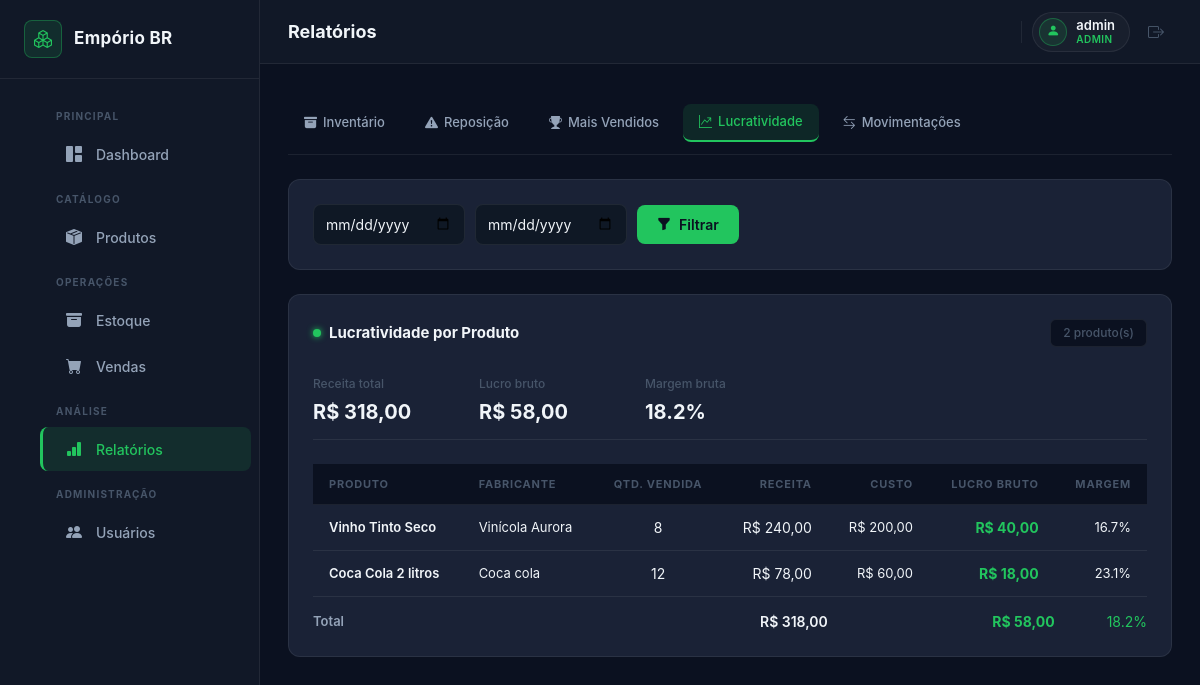
Screenshot of /relatorios/lucro (signed in) with the database file from the repository.
### app/models/models.py (models this page shows, shortened)
class Usuario(UserMixin, db.Model):
    __tablename__ = 'usuarios'
    id = db.Column(db.Integer, primary_key=True)
    nome = db.Column(db.String(100), nullable=False)
    senha_hash = db.Column(db.String(255), nullable=False)
    perfil = db.Column(db.String(20), nullable=False, default='operador')  # 'admin' ou 'operador'
    ativo = db.Column(db.Boolean, default=True)
    movimentacoes = db.relationship('Movimentacao', backref='usuario', lazy='dynamic')
    vendas = db.relationship('Venda', backref='usuario', lazy='dynamic')
    @property
    def is_admin(self):
        return self.perfil == 'admin'

class Produto(db.Model):
    __tablename__ = 'produtos'
    id = db.Column(db.Integer, primary_key=True)
    nome = db.Column(db.String(150), nullable=False)
    categoria_id = db.Column(db.Integer, db.ForeignKey('categorias.id'), nullable=False)
    fabricante = db.Column(db.String(100))
    volume = db.Column(db.String(30))
    peso = db.Column(db.String(30))
    codigo_barras = db.Column(db.String(50), unique=True)
    margem_lucro = db.Column(db.Float, nullable=False, default=30.0)
    preco_custo = db.Column(db.Float, nullable=False, default=0.0)
    preco_venda = db.Column(db.Float, nullable=False, default=0.0)
    estoque_minimo = db.Column(db.Integer, nullable=False, default=5)
    estoque_maximo = db.Column(db.Integer, nullable=False, default=100)
    ativo = db.Column(db.Boolean, default=True)
    lotes = db.relationship('Lote', backref='produto', lazy='dynamic')
    movimentacoes = db.relationship('Movimentacao', backref='produto', lazy='dynamic')

### app/routes/relatorios.py (the view)
@relatorios_bp.route('/relatorios/lucro')
@login_required
@requer_admin
def relatorio_lucro():
    data_ini = request.args.get('data_ini', '')
    data_fim = request.args.get('data_fim', '')
    query = (
        db.session.query(
            Produto.id,
            Produto.nome,
            Produto.fabricante,
            Produto.preco_custo,
            func.sum(ItemVenda.quantidade).label('qtd_vendida'),
            func.sum(ItemVenda.quantidade *
                     ItemVenda.preco_unitario).label('receita'),
            func.sum(ItemVenda.quantidade *
                     Produto.preco_custo).label('custo_total'),
        )
        .join(ItemVenda, ItemVenda.produto_id == Produto.id)
        .join(Venda, Venda.id == ItemVenda.venda_id)
        .group_by(Produto.id)
        .order_by(func.sum(ItemVenda.quantidade * ItemVenda.preco_unitario).desc())
    )
    if data_ini:
        try:
            query = query.filter(
                Venda.data >= datetime.fromisoformat(data_ini))
        except ValueError:
            pass
    if data_fim:
        try:
            query = query.filter(
                Venda.data <= datetime.fromisoformat(data_fim + 'T23:59:59'))
        except ValueError:
            pass
    resultados = query.all()
    lucro_total = sum(r.receita - r.custo_total for r in resultados)
    receita_total = sum(r.receita for r in resultados)
    return render_template(
        'relatorios/lucro.html',
        resultados=resultados,
        lucro_total=lucro_total,
        receita_total=receita_total,
        data_ini=data_ini,
        data_fim=data_fim,
    )

### app/models/models.py (called while the page is built)
@login_manager.user_loader
def load_user(user_id):
    return Usuario.query.get(int(user_id))

### app/routes/relatorios.py (called while the page is built)
def requer_admin(f):
    @wraps(f)
    def decorated(*args, **kwargs):
        if not current_user.is_admin:
            abort(403)
        return f(*args, **kwargs)
    return decorated

### app/templates/relatorios/lucro.html (shortened to what this page needs)
{% extends 'base.html' %}
{% block page_title %}Relatórios{% endblock %}
{% block content %}
{% include 'relatorios/_tabs.html' %}
<div class="card-dark mb-4">
  <form method="GET" class="filter-row">
    <div class="filter-input" style="min-width:unset; flex:unset">
      <input type="date" name="data_ini" class="filter-control" style="padding-left:12px"
             value="{{ data_ini }}">
    </div>
    <div class="filter-input" style="min-width:unset; flex:unset">
      <input type="date" name="data_fim" class="filter-control" style="padding-left:12px"
             value="{{ data_fim }}">
    </div>
    <button type="submit" class="btn-accent">
      <i class="bi bi-funnel-fill"></i> Filtrar
    </button>
  </form>
</div>
<div class="card-dark">
  <div class="section-header mb-3">
    <div class="section-title-group">
      <span class="section-dot dot-green"></span>
      <h5 class="section-title">Lucratividade por Produto</h5>
    </div>
    <span class="badge-gray">{{ resultados|length }} produto(s)</span>
  </div>
  {% if resultados %}
  <div class="report-summary-bar mb-4">
    <div class="report-kpi">
      <span class="report-kpi-label">Receita total</span>
      <strong class="report-kpi-value">R$ {{ "%.2f"|format(receita_total)|replace(".", ",") }}</strong>
    </div>
    <div class="report-kpi">
      <span class="report-kpi-label">Lucro bruto</span>
      <strong class="report-kpi-value value-ok">
        R$ {{ "%.2f"|format(lucro_total)|replace(".", ",") }}
      </strong>
    </div>
    <div class="report-kpi">
      <span class="report-kpi-label">Margem bruta</span>
      <strong class="report-kpi-value value-ok">
        {% if receita_total > 0 %}
          {{ "%.1f"|format(lucro_total / receita_total * 100) }}%
        {% else %}—{% endif %}
      </strong>
    </div>
  </div>
  {% endif %}
  <div class="table-scroll">
    <table class="table-dark-custom">
      <thead>
        <tr>
          <th>Produto</th>
          <th>Fabricante</th>
          <th class="text-center">Qtd. Vendida</th>
          <th class="text-end">Receita</th>
          <th class="text-end">Custo</th>
          <th class="text-end">Lucro Bruto</th>
          <th class="text-end">Margem</th>
        </tr>
      </thead>
      <tbody>
        {% for r in resultados %}
        {% set lucro = r.receita - r.custo_total %}
        <tr>
          <td><span class="product-name">{{ r.nome }}</span></td>
          <td class="text-muted-col">{{ r.fabricante or '—' }}</td>
          <td class="text-center">{{ r.qtd_vendida }}</td>
          <td class="text-end nowrap">R$ {{ "%.2f"|format(r.receita)|replace(".", ",") }}</td>
          <td class="text-end nowrap text-muted-col">R$ {{ "%.2f"|format(r.custo_total)|replace(".", ",") }}</td>
          <td class="text-end nowrap">
            <strong class="{{ 'value-ok' if lucro >= 0 else 'value-danger' }}">
              R$ {{ "%.2f"|format(lucro)|replace(".", ",") }}
            </strong>
          </td>
          <td class="text-end text-muted-col">
            {% if r.receita > 0 %}
              {{ "%.1f"|format(lucro / r.receita * 100) }}%
            {% else %}—{% endif %}
          </td>
        </tr>
        {% else %}
        <tr>
          <td colspan="7" class="text-center text-muted-col" style="padding: 24px">
            Nenhuma venda registrada no período.
          </td>
        </tr>
        {% endfor %}
      </tbody>
      {% if resultados %}
      <tfoot>
        <tr>
          <td colspan="3" style="padding-top: 14px; font-size: 13px; font-weight: 600; color: var(--text-secondary);">Total</td>
          <td class="text-end nowrap" style="padding-top: 14px; font-weight: 600;">
            R$ {{ "%.2f"|format(receita_total)|replace(".", ",") }}
          </td>
          <td></td>
          <td class="text-end nowrap" style="padding-top: 14px; font-weight: 700; color: var(--accent);">
            R$ {{ "%.2f"|format(lucro_total)|replace(".", ",") }}
          </td>
          <td class="text-end" style="padding-top: 14px; color: var(--accent);">
            {% if receita_total > 0 %}{{ "%.1f"|format(lucro_total / receita_total * 100) }}%{% endif %}
          </td>
        </tr>
      </tfoot>
      {% endif %}
    </table>
  </div>
</div>
{% endblock %}

### app/templates/base.html (shortened to what this page needs)
<!DOCTYPE html>
<html lang="pt-BR">
<head>
  <link href="https://cdn.jsdelivr.net/npm/bootstrap@5.3.3/dist/css/bootstrap.min.css" rel="stylesheet">
  <link href="https://cdn.jsdelivr.net/npm/bootstrap-icons@1.11.3/font/bootstrap-icons.min.css" rel="stylesheet">
  <link href="{{ url_for('static', filename='css/styles.css') }}" rel="stylesheet">
</head>
<body>
<div class="layout-wrapper">
  <aside class="sidebar" id="sidebar">
    <div class="sidebar-brand">
      <span class="brand-icon"><i class="bi bi-boxes"></i></span>
      <span class="brand-name">Empório BR</span>
    </div>
    <nav class="sidebar-nav">
      <ul>
        <li class="nav-label">Principal</li>
        <li>
          <a href="{{ url_for('main.dashboard') }}"
             class="{{ 'active' if request.endpoint == 'main.dashboard' }}">
            <i class="bi bi-grid-1x2-fill"></i>
            <span>Dashboard</span>
          </a>
        </li>
        <li class="nav-label">Catálogo</li>
        <li>
          <a href="{{ url_for('produtos.lista_produtos') }}"
             class="{{ 'active' if request.endpoint and request.endpoint.startswith('produtos.') }}">
            <i class="bi bi-box-seam-fill"></i>
            <span>Produtos</span>
          </a>
        </li>
        <li class="nav-label">Operações</li>
        <li>
          <a href="{{ url_for('estoque.visao_geral') }}"
             class="{{ 'active' if request.endpoint and request.endpoint.startswith('estoque.') }}">
            <i class="bi bi-archive-fill"></i>
            <span>Estoque</span>
          </a>
        </li>
        <li>
          <a href="{{ url_for('vendas.nova_venda') }}"
             class="{{ 'active' if request.endpoint and request.endpoint.startswith('vendas.') }}">
            <i class="bi bi-cart-fill"></i>
            <span>Vendas</span>
          </a>
        </li>
        <li class="nav-label">Análise</li>
        <li>
          <a href="{{ url_for('relatorios.relatorio_estoque') }}"
             class="{{ 'active' if request.endpoint and request.endpoint.startswith('relatorios.') }}">
            <i class="bi bi-bar-chart-fill"></i>
            <span>Relatórios</span>
          </a>
        </li>
        {% if current_user.is_admin %}
        <li class="nav-label">Administração</li>
        <li>
          <a href="{{ url_for('usuarios.lista_usuarios') }}"
             class="{{ 'active' if request.endpoint and request.endpoint.startswith('usuarios.') }}">
            <i class="bi bi-people-fill"></i>
            <span>Usuários</span>
          </a>
        </li>
        {% endif %}
      </ul>
    </nav>
  </aside>
  <div class="main-content">
    <header class="topbar">
      <h1 class="page-title">{% block page_title %}{% endblock %}</h1>
      <div class="topbar-right">
        <div class="topbar-user">
          <div class="topbar-avatar"><i class="bi bi-person-fill"></i></div>
          <div class="topbar-user-info">
            <span class="topbar-user-name">{{ current_user.nome }}</span>
            <span class="topbar-user-role" style="{{ '' if current_user.is_admin else 'color:var(--info);' }}">
              {{ 'Admin' if current_user.is_admin else 'Operador' }}
            </span>
          </div>
        </div>
        <a href="{{ url_for('auth.logout') }}" class="btn-logout" title="Sair">
          <i class="bi bi-box-arrow-right"></i>
        </a>
      </div>
    </header>
    <div class="flash-container">
    </div>
    <main class="page-body">
      {% block content %}{% endblock %}
    </main>
  </div>
</div>
</body>
</html>

### rows the page displays
Usuario: nome "admin", perfil "ADMIN"
Produto: nome "Vinho Tinto Seco", fabricante "Vinícola Aurora", qtd_vendida "8", receita "240,00", custo_total "200,00", value "40,00", receita "16.7"
Produto: nome "Coca Cola 2 litros", fabricante "Coca cola", qtd_vendida "12", receita "78,00", custo_total "60,00", value "18,00", receita "23.1"

### other values shown
{{ resultados|length }} "2"
{{ "%.2f"|format(receita_total)|replace(".", ",") }} "318,00"
{{ "%.2f"|format(lucro_total)|replace(".", ",") }} "58,00"
{{ "%.1f"|format(lucro_total / receita_total * 100) }} "18.2"
